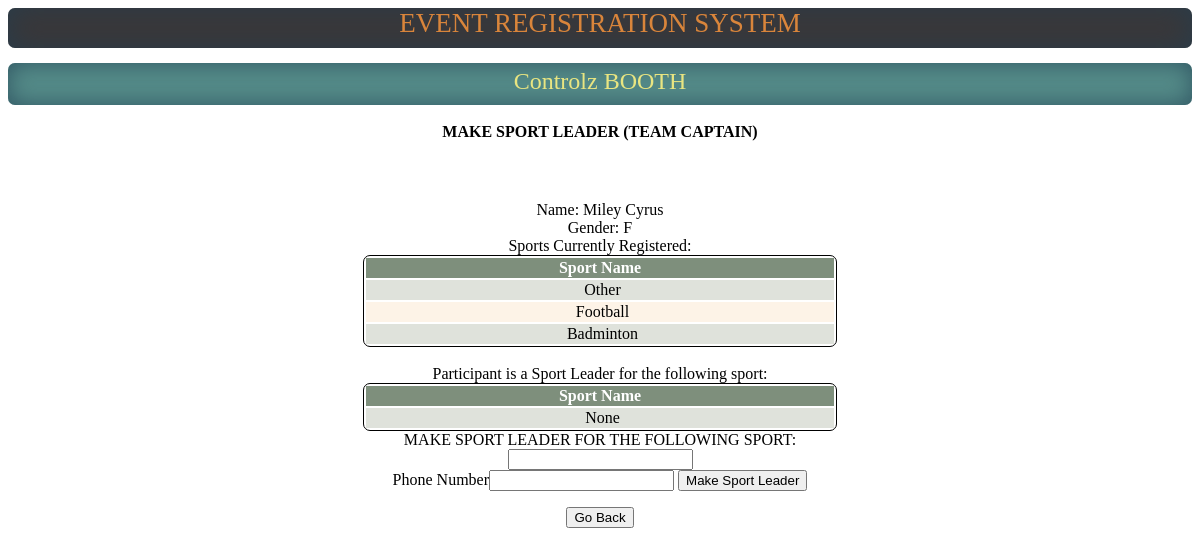
/regsoft/controlz/make_sl/2/, run on the app's committed database.
### registration/models.py (models this page shows, shortened)
class Participant(models.Model):
	GENDERS = (
		('M', 'Male'),
		('F', 'Female'),
	)
	name = models.CharField(max_length=200)
	gender = models.CharField(max_length=10, choices=GENDERS)
	phone = models.BigIntegerField()
	email_id = models.EmailField(blank=True)
	events = models.ManyToManyField('events.EventNew', blank = True)
	sport_leader = models.CharField(max_length=200, blank = True, null=True)
	gleader = models.ForeignKey(User,blank=True,null=True)
	firewallz = models.NullBooleanField('passed firewallz', null=True,blank=True)
	fid = models.NullBooleanField('passed inner booth',blank=True, null=True)
	acco=models.NullBooleanField('passed recnacc', null=True,blank=True)
	controlzpay=models.NullBooleanField('passed controlz', null=True,blank=True)
	room = models.ForeignKey('regsoft.Room',null=True,blank = True) # - will add later when working on reg soft
	coach=models.BooleanField(default=False)
	barcode = models.CharField(max_length=100,null=True,blank=True)  #ignore this test chutiyap
	confirmation = models.BooleanField(default=False)
	bill_id=models.IntegerField( null = True, default= None, blank=False)

### events/models.py (models this page shows, shortened)
class EventNew(models.Model):
    name = models.CharField(max_length=100,unique=True)
    content = RichTextField()
    description = models.CharField(blank=True,max_length=140)
    icon = models.ImageField(blank=True, upload_to="icons")
    date = models.CharField(max_length=100, default='TBA')
    time = models.CharField(max_length=100, default='TBA')
    venue = models.CharField(max_length=100, default='TBA')
    endtime = models.CharField(max_length=100, default='TBA')
    max_limit = models.IntegerField(default=11)
    min_limit = models.IntegerField(default=2)
    class Meta:
        verbose_name_plural = 'events'

### regsoft/views.py (the view, shortened to what this page needs)
# urls.py: url(r'^controlz/make_sl/(?P<participant_id>\d+)/$',controlz_sport_leader,name='making sport leader'),
@csrf_exempt
def controlz_sport_leader(request,participant_id):
	try:
		participant=Participant.objects.get(id=int(participant_id))
		message = ''
	except:
		return HttpResponse('try again')
	p = participant
	event_list = EventNew.objects.all()
	participant_event_list = participant.events.all()
	participant_sport_leader = participant.sport_leader
	usr_ob = participant.gleader
	user_ob= UserProfile.objects.filter(user = usr_ob)[0]
	gl_id = user_ob.id
	encoded = encode_glid(gl_id)
	context = RequestContext(request)
	context_dict = {'participant':participant,'message':message, 'encoded':encoded,'gl_id':gl_id,'participant_event_list':participant_event_list,'participant_sport_leader':participant_sport_leader}
	return render_to_response('make_sl.html', context_dict, context)

### regsoft/views.py (called while the page is built)
def encode_glid(gl_id):
	gl_ida = '0'*(4-len(str(gl_id)))+str(gl_id)
	mixed = string.ascii_uppercase + string.ascii_lowercase
	count = 51
	encoded = ''
	for x in gl_ida:
		encoded = encoded + x
		encoded = encoded + mixed[randint(0,51)]
	return encoded

### regsoft/templates/make_sl.html (shortened to what this page needs)
<html>
<head>
</head>
<body>
<div style = "background-color: #3B3738; color: #D9853B; height:40px;font-size: 27px; text-align: center; width: 100%; margin: auto;box-shadow: 0px 0px 30px rgba(33,62,83,0.7)  inset;left:0;top:0; border-radius: 7px;font-family:agency fb;">EVENT REGISTRATION SYSTEM</div>
<div style = "background: #558C89; color: #E9E581;height:37px;font-size: 24px; text-align: center; width: 100%; padding-top:5px;margin: auto; margin-top: 15px; box-shadow: 0px 0px 25px rgba(33,62,83,0.7) inset; border-radius: 7px;font-family:agency fb;">Controlz BOOTH</div><br>
<center>
<strong> MAKE SPORT LEADER (TEAM CAPTAIN) </STRONG>
<div class= "tim">
Name: {{participant.name}} <br>
Gender: {{participant.gender}}<br>
Sports Currently Registered: <br>
 <table>
        <tr>
            <th>Sport Name</th>
        </tr>
        {% for x in participant_event_list %}
            <tr><td>{{x.name}}</td>
            </tr>
        {% endfor %}
    </table><br>
Participant is a Sport Leader for the following sport: <br>
 <table>
        <tr>
            <th>Sport Name</th>
        </tr>
            <tr><td>{{participant_sport_leader}}</td>
            </tr>
        </table>
<form method="POST" action=".">
MAKE SPORT LEADER FOR THE FOLLOWING SPORT:
<input type=select list=eventsreg name='eventselected' required>
<br>Phone Number<input type ="text" name="phonen" required/>
<input type="submit" value="Make Sport Leader"/>
</form>
<form method="POST" action="http://www.bits-bosm.org/2015/regsoft/controlz/receipt/">
<input type="submit" value="Go Back"/>
</form>
</center>
</body>
</html>

### regsoft/templates/make_sl.html (style rules this page uses)
.tim { text-align:center; margin-left:30%; margin-right:30%; margin-top:60px; }
table { font-family: agency fb; text-align: center; border:1px solid black; font-size:1em; border-radius: 7px; }
th { width: 12%; color:white; background:#7E8F7C; }
td { padding-left: 25px; padding-right: 20px; }
tr:nth-child(even) { background: #DFE2DB; }
tr:nth-child(odd) { background: #FDF3E7; }

### data on the page
Participant: name "Miley Cyrus", gender "F"
EventNew: name "Other"
EventNew: name "Football"
EventNew: name "Badminton"

### other printed values
{{ participant_sport_leader }} "None"
